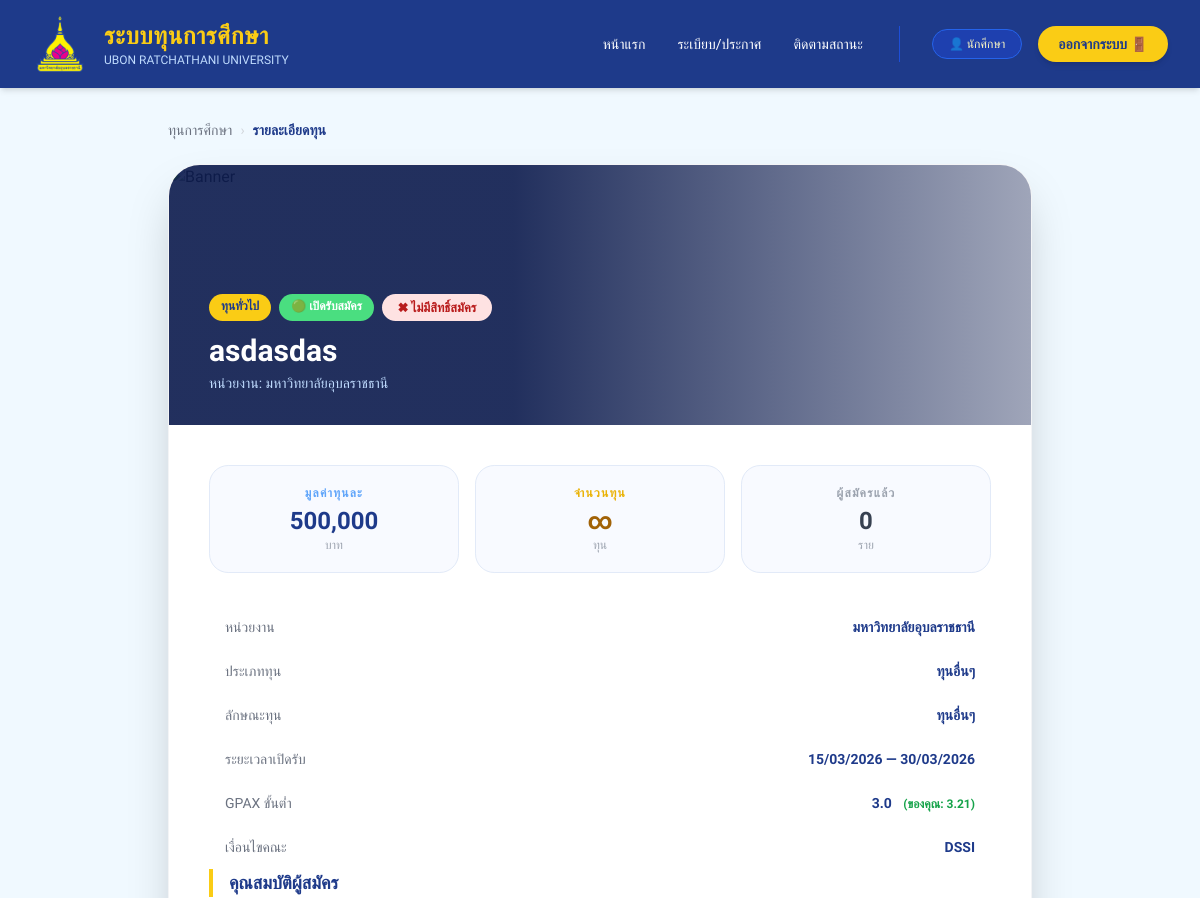
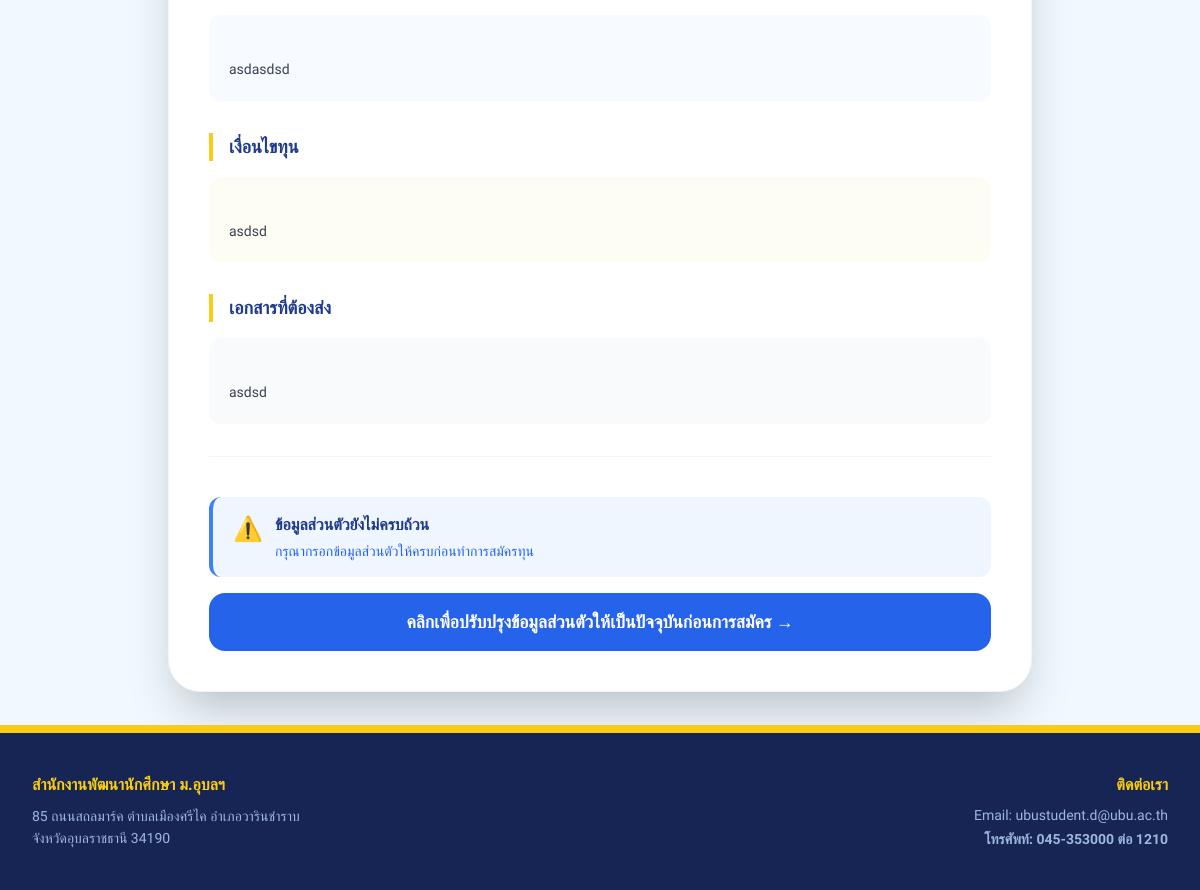
Page /student/scholarships/2 (signed in) on the committed database (2 pictures, top to bottom).
### models.py (models this page shows, shortened)
class Scholarship(db.Model):
    __tablename__ = 'scholarship'
    id = db.Column(db.Integer, primary_key=True)
    name = db.Column(db.String(100), nullable=False) # ชื่อทุน
    amount = db.Column(db.Float, nullable=True) # ทุนละเท่าไหร่
    start_date        = db.Column(db.DateTime)          # วันที่เริ่มเปิดรับ
    end_date          = db.Column(db.DateTime)          # วันที่ปิดรับ
    faculty_condition = db.Column(db.String(255))       # คณะที่ระบุ หรือ "ทุกคณะ"
    min_gpax          = db.Column(db.Float, default=0.0) # เกรดเฉลี่ยขั้นต่ำ
    income_cap        = db.Column(db.Float)             # รายได้ครอบครัวไม่เกิน
    number_of_scholarships = db.Column(db.Integer)           # จำนวนทุนที่เปิดรับ
    scholarship_type  = db.Column(db.String(50)) # ประเภทของทุน (เช่น ทุน ภายใน/ภายนอก/บริจาค)
    provider          = db.Column(db.String(100)) # หน่วยงานของทุนนั้นๆ
    status            = db.Column(db.String(20), default='open')  # สถานะของทุน open(เปิดรับ),checking=close(กำลังตรวจสอบ,ปิดทุน), interview(รายชื่อสัมภาษณ์), announce(รายชื่อได้รับทุน)
    interview_file_url = db.Column(db.String(500))    # ลิงก์ไฟล์ประกาศสัมภาษณ์
    announce_file_url = db.Column(db.String(500))     # ลิงก์ไฟล์ประกาศคนได้ทุน
    image = db.Column(db.String(200), nullable=True) # ชื่อไฟล์ภาพ
    qualifications = db.Column(db.Text, nullable=True) # คุณสมบัติ
    conditions = db.Column(db.Text, nullable=True) # เงื่อนไข
    scholarship_nature = db.Column(db.String(50), nullable=True) # ลักษณะทุน (ทุนรายปี, ฯลฯ)
    required_documents = db.Column(db.Text, nullable=True) # เอกสารที่ต้องส่ง
    criteria     = db.relationship('Criterion',   backref='scholarship', lazy=True)
    applications = db.relationship('Application', backref='scholarship', lazy=True)

class Student(db.Model):
    __tablename__ = 'student'
    id = db.Column(db.Integer, primary_key=True)
    student_id = db.Column(db.String(20), unique=True, nullable=False)
    password_hash = db.Column(db.String(200), nullable=True)
    name = db.Column(db.String(100), nullable=False)
    citizen_id       = db.Column(db.String(13))   # [REG]
    address_domicile = db.Column(db.Text)          # [REG]
    email            = db.Column(db.String(100))   # [REG]
    mobile           = db.Column(db.String(20))    # [REG/Editable]
    address_current  = db.Column(db.Text)          # [Self]
    facebook         = db.Column(db.String(100))   # [Self]
    line_id          = db.Column(db.String(100))   # [Self]
    faculty              = db.Column(db.String(100))
    year                 = db.Column(db.String(10))   # เช่น "ปี 1"
    gpax                 = db.Column(db.Float)
    advisor_name         = db.Column(db.String(100))
    disciplinary_status  = db.Column(db.String(50))
    father_name   = db.Column(db.String(100))  # [REG]
    mother_name   = db.Column(db.String(100))  # [REG]
    father_job    = db.Column(db.String(100))  # [Self]
    father_income = db.Column(db.Float)        # [Self] รายได้บิดา/เดือน
    inc_father    = db.Column(db.Float)        # [Self] เงินที่บิดาส่งให้/เดือน
    father_health = db.Column(db.Text)         # [Self]
    mother_job    = db.Column(db.String(100))  # [Self]
    mother_income = db.Column(db.Float)        # [Self] รายได้มารดา/เดือน
    inc_mother    = db.Column(db.Float)        # [Self] เงินที่มารดาส่งให้/เดือน
    mother_health = db.Column(db.Text)         # [Self] ปัญหาสุขภาพมารดา
    parents_status = db.Column(db.String(50))  # [Self]
    housing_status = db.Column(db.String(100)) # [Self]
    rent_amount    = db.Column(db.Float)        # [Self] ค่าเช่าบ้าน/เดือน
    housing_other  = db.Column(db.String(100)) # [Self] ระบุที่อยู่อาศัยอื่นๆ
    land_status       = db.Column(db.String(100))  # [Self]
    agri_own_amount   = db.Column(db.Float)         # [Self] จำนวนที่ดินตัวเอง (ไร่)
    agri_rent_amount  = db.Column(db.Float)         # [Self] จำนวนที่ดินเช่า (ไร่)
    agri_rent_cost    = db.Column(db.Float)         # [Self] ค่าเช่าที่ดิน (บาท/เดือน)
    agri_other_detail = db.Column(db.String(100))   # [Self] ระบุอาศัยที่ดินผู้อื่น
    guardian_name     = db.Column(db.String(100))  # [Self]
    guardian_relation = db.Column(db.String(50))   # [Self]
    guardian_job      = db.Column(db.String(100))  # [Self]
    guardian_income   = db.Column(db.Float)         # [Self]
    siblings_list = db.Column(db.JSON)  # [Self] เก็บเป็น JSON
    inc_guardian    = db.Column(db.Float)  # [Self] ได้รับจากผู้อุปการะ
    inc_scholarship = db.Column(db.Float)  # [Self] ได้รับจากทุนการศึกษา (เฉลี่ยรายเดือน)
    inc_parttime    = db.Column(db.Float)  # [Self] ได้รับจากการทำงาน Part time
    exp_food        = db.Column(db.Float)  # [Self] ค่าอาหาร
    exp_dorm        = db.Column(db.Float)  # [Self] ค่าหอพัก
    exp_transport   = db.Column(db.Float)  # [Self] ค่าพาหนะ/เดินทาง
    exp_other       = db.Column(db.Float)  # [Self] ค่าใช้จ่ายอื่นๆ
    monthly_allowance  = db.Column(db.Float)        # [Self] เงินที่ได้รับต่อเดือน (รวม)
    loan_student_fund  = db.Column(db.Boolean)      # [Self] สถานะ กยศ.
    loan_type          = db.Column(db.String(100))  # [Self] ประเภทการกู้
    scholarship_history = db.Column(db.JSON)        # [Self] ประวัติรับทุน
    profile_completeness    = db.Column(db.Integer, default=0)    # คะแนนความสมบูรณ์ของโปรไฟล์ (0-100)
    total_family_income     = db.Column(db.Float,   default=0.0)  # รายได้รวมครอบครัว (คำนวณอัตโนมัติ)
    financial_hardship_score = db.Column(db.Float,  default=0.0)  # ดัชนีความลำบากทางการเงิน (0-1)
    is_profile_locked       = db.Column(db.Boolean, default=False) # ล็อกโปรไฟล์หลังส่งใบสมัคร

### routes/student_routes.py (the view)
@student_bp.route("/scholarships/<scholarship_id>")
def scholarship_detail(scholarship_id):
    scholarship = Scholarship.query.get_or_404(scholarship_id)
    student = Student.query.filter_by(student_id=session["user_id"]).first()
    existing_app = Application.query.filter_by(
        student_id=session["user_id"],
        scholarship_id=scholarship_id
    ).first()
    return render_template("student/scholarship_detail.html",
                           scholarship=scholarship,
                           student=student,
                           already_applied=existing_app is not None)

### templates/student/scholarship_detail.html (shortened to what this page needs)
{% extends "layouts/base.html" %}
{% block content %}
<div class="max-w-4xl mx-auto px-4 py-8">
  <nav class="flex items-center gap-2 text-sm text-gray-500 mb-6 font-medium">
    <a href="{{ url_for('student.dashboard') }}" class="hover:text-blue-800 transition-colors">ทุนการศึกษา</a>
    <span class="text-gray-300">›</span>
    <span class="text-blue-900 font-bold">รายละเอียดทุน</span>
  </nav>
  <div class="bg-white rounded-[2rem] shadow-2xl overflow-hidden border border-gray-100">
    <div class="detail-hero">
      <img src="https://images.unsplash.com/photo-1523240795612-9a054b0db644?auto=format&fit=crop&q=80&w=1200" alt="Banner">
      <div class="overlay">
        <div>
          <div class="flex flex-wrap gap-2 mb-3">
            <span class="bg-yellow-400 text-blue-900 px-3 py-1 rounded-full text-xs font-bold">
              {{ scholarship.category if scholarship.category else 'ทุนทั่วไป' }}
            </span>
            {% if scholarship.status == 'open' or not scholarship.status %}
              <span class="bg-green-400 text-white px-3 py-1 rounded-full text-xs font-bold">🟢 เปิดรับสมัคร</span>
            {% else %}
              <span class="bg-gray-400 text-white px-3 py-1 rounded-full text-xs font-bold">🔴 ปิดรับสมัคร</span>
            {% endif %}
            {% if already_applied %}
              <span class="badge-applied">✅ ยื่นสมัครแล้ว</span>
            {% elif is_eligible %}
              <span class="badge-pass">✔ คุณมีสิทธิ์สมัคร</span>
            {% else %}
              <span class="badge-fail">✖ ไม่มีสิทธิ์สมัคร</span>
            {% endif %}
          </div>
          <h1 class="text-2xl md:text-3xl font-black text-white leading-tight">{{ scholarship.name }}</h1>
          <p class="text-blue-200 mt-1 text-sm">
            หน่วยงาน: {{ scholarship.provider if scholarship.provider else 'มหาวิทยาลัยอุบลราชธานี' }}
          </p>
        </div>
      </div>
    </div>
    <div class="p-8 md:p-10">
      <div class="grid grid-cols-3 gap-4 mb-8">
        <div class="stat-card">
          <p class="text-xs text-blue-400 font-bold uppercase tracking-widest mb-1">มูลค่าทุนละ</p>
          <p class="text-2xl font-black text-blue-900">{{ "{:,.0f}".format(scholarship.amount) }}</p>
          <p class="text-xs text-gray-400">บาท</p>
        </div>
        <div class="stat-card">
          <p class="text-xs text-yellow-500 font-bold uppercase tracking-widest mb-1">จำนวนทุน</p>
          <p class="text-2xl font-black text-yellow-700">{{ scholarship.quota if scholarship.quota else '∞' }}</p>
          <p class="text-xs text-gray-400">ทุน</p>
        </div>
        <div class="stat-card">
          <p class="text-xs text-gray-400 font-bold uppercase tracking-widest mb-1">ผู้สมัครแล้ว</p>
          <p class="text-2xl font-black text-gray-700">{{ scholarship.applications.count() if scholarship.applications else 0 }}</p>
          <p class="text-xs text-gray-400">ราย</p>
        </div>
      </div>
<div class="flex justify-between items-center px-4 py-3">
    <span class="text-gray-500 text-sm">หน่วยงาน</span>
    <span class="font-bold text-blue-900 text-sm">
        {{ scholarship.provider if scholarship.provider else 'มหาวิทยาลัยอุบลราชธานี' }}
    </span>
</div>
<div class="flex justify-between items-center px-4 py-3">
    <span class="text-gray-500 text-sm">ประเภททุน</span>
    <span class="font-bold text-blue-900 text-sm">
        {{ scholarship.scholarship_type if scholarship.scholarship_type else (scholarship.category if scholarship.category else 'ทุนทั่วไป') }}
    </span>
</div>
<div class="flex justify-between items-center px-4 py-3">
    <span class="text-gray-500 text-sm">ลักษณะทุน</span>
    <span class="font-bold text-blue-900 text-sm">
        {{ scholarship.scholarship_nature if scholarship.scholarship_nature else 'ไม่ระบุ' }}
    </span>
</div>
<div class="flex justify-between items-start px-4 py-3">
    <span class="text-gray-500 text-sm">ระยะเวลาเปิดรับ</span>
    <span class="font-bold text-blue-900 text-sm text-right">
        {{ scholarship.start_date.strftime('%d/%m/%Y') if scholarship.start_date else 'ไม่ระบุ' }}
        — {{ scholarship.end_date.strftime('%d/%m/%Y') if scholarship.end_date else 'ไม่ระบุ' }}
    </span>
</div>
{% if scholarship.min_gpax %}
<div class="flex justify-between items-center px-4 py-3">
    <span class="text-gray-500 text-sm">GPAX ขั้นต่ำ</span>
    <span class="font-bold text-blue-900 text-sm">
        {{ scholarship.min_gpax }}
        {% if student and student.gpax %}
            <span class="text-xs ml-2 {% if student.gpax >= scholarship.min_gpax %}text-green-600{% else %}text-red-500{% endif %}">
                (ของคุณ: {{ "%.2f"|format(student.gpax) }})
            </span>
        {% endif %}
    </span>
</div>
{% endif %}
{% if scholarship.faculty_condition %}
<div class="flex justify-between items-center px-4 py-3">
    <span class="text-gray-500 text-sm">เงื่อนไขคณะ</span>
    <span class="font-bold text-blue-900 text-sm">{{ scholarship.faculty_condition }}</span>
</div>
{% endif %}
{% if scholarship.qualifications %}
<div class="mb-8">
    <h2 class="text-lg font-black text-blue-900 border-l-4 border-yellow-400 pl-4 mb-4">คุณสมบัติผู้สมัคร</h2>
    <div class="bg-blue-50/50 rounded-xl p-5 text-gray-700 leading-relaxed text-sm whitespace-pre-line">
        {{ scholarship.qualifications }}
    </div>
</div>
{% endif %}
{% if scholarship.conditions %}
<div class="mb-8">
    <h2 class="text-lg font-black text-blue-900 border-l-4 border-yellow-400 pl-4 mb-4">เงื่อนไขทุน</h2>
    <div class="bg-yellow-50/50 rounded-xl p-5 text-gray-700 leading-relaxed text-sm whitespace-pre-line">
        {{ scholarship.conditions }}
    </div>
</div>
{% endif %}
{% if scholarship.required_documents %}
<div class="mb-8">
    <h2 class="text-lg font-black text-blue-900 border-l-4 border-yellow-400 pl-4 mb-4">เอกสารที่ต้องส่ง</h2>
    <div class="bg-gray-50 rounded-xl p-5 text-gray-700 leading-relaxed text-sm whitespace-pre-line">
        {{ scholarship.required_documents }}
    </div>
</div>
{% endif %}
      <div class="border-t border-gray-100 pt-6">
        {% if already_applied %}
          <div class="alert-info flex items-start gap-3">
            <span class="text-2xl">📋</span>
            <div>
              <p class="font-bold text-blue-900">ยื่นสมัครขอรับทุนนี้แล้ว</p>
              <p class="text-sm text-blue-600 mt-1">
                สถานะ:
                <span class="font-bold">
                  {% if existing_app.status == 'pending' %}⏳ รอตรวจสอบ
                  {% elif existing_app.status == 'approved' %}✅ อนุมัติแล้ว
                  {% elif existing_app.status == 'rejected' %}❌ ไม่ผ่านการคัดเลือก
                  {% else %}{{ existing_app.status }}{% endif %}
                </span>
              </p>
            </div>
          </div>
          <a href="{{ url_for('student.track_status') }}"
             class="btn-apply mt-4 inline-block">
            ดูรายการทุนที่สมัครไว้ →
          </a>
        {% elif not profile_complete %}
          <div class="alert-info flex items-start gap-3 mb-4">
            <span class="text-2xl">⚠️</span>
            <div>
              <p class="font-bold text-blue-900">ข้อมูลส่วนตัวยังไม่ครบถ้วน</p>
              <p class="text-sm text-blue-600 mt-1">กรุณากรอกข้อมูลส่วนตัวให้ครบก่อนทำการสมัครทุน</p>
            </div>
          </div>
          <a href="{{ url_for('student.profile') }}"
             class="btn-apply inline-block text-center" style="background:#2563eb;">
            คลิกเพื่อปรับปรุงข้อมูลส่วนตัวให้เป็นปัจจุบันก่อนการสมัคร →
          </a>
        {% endif %}
      </div>
    </div>
  </div>
</div>
{% endblock %}

### rows in the picture
Scholarship: name "asdasdas", provider "มหาวิทยาลัยอุบลราชธานี", amount "500,000", scholarship_type "ทุนอื่นๆ", scholarship_nature "ทุนอื่นๆ", start_date "15/03/2026", end_date "30/03/2026", min_gpax "3.0", faculty_condition "DSSI", qualifications "asdasdsd", conditions "asdsd", required_documents "asdsd"
Student: gpax "3.21"

### other values in the picture
{{ session.get('user_data', {}).get('name', 'นักศึกษา') }} "นักศึกษา"
{{ scholarship.category if scholarship.category else 'ทุนทั่วไป' }} "ทุนทั่วไป"
{{ scholarship.quota if scholarship.quota else '∞' }} "∞"
{{ scholarship.applications.count() if scholarship.applications else 0 }} "0"
